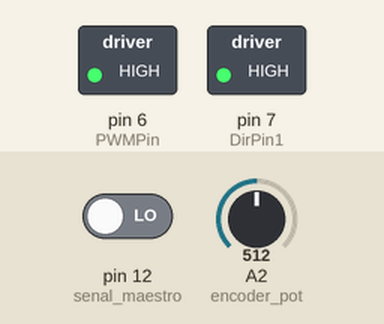
This sketch was run on a simulated Arduino Uno, built with avr-gcc and run on an emulated ATmega328P. Parts: switched loads named in the sketch (green lamp = pin HIGH). The test bench sets the inputs (shaded band); at power-on: A2 (encoder_pot) = 512, pin 12 (senal_maestro) LOW. What the sketch prints to the serial monitor is not drawn.

Above: at 1.2 s.
1.3 s: A2 (encoder_pot) set to 245
At 4.2 s:
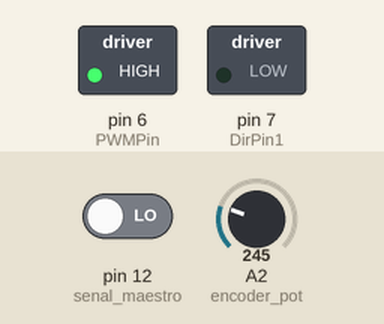
4.5 s: A2 (encoder_pot) set to 306
At 5.6 s:
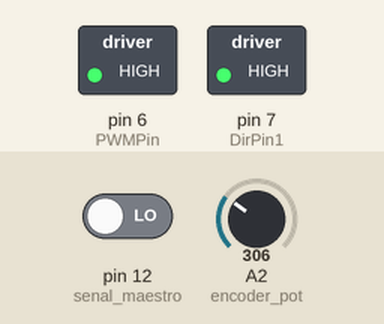
6.5 s: A2 (encoder_pot) set to 122
At 7.9 s:
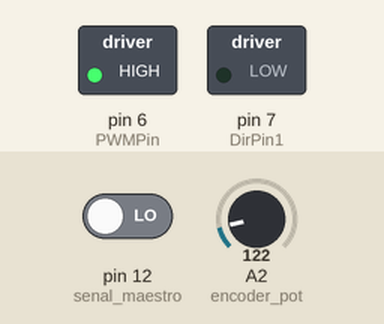
Timing chart, 0 to 9.5 s (numbered marks = the images above; inputs shaded):
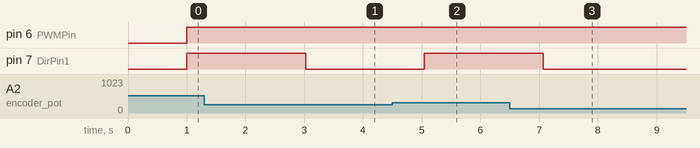

Measured:
- after the input at 1.3 s, pin 7 (DirPin1): HIGH → LOW after 1.7 s
- after the input at 4.5 s, pin 7 (DirPin1): LOW → HIGH after 0.55 s
- after the input at 6.5 s, pin 7 (DirPin1): HIGH → LOW after 0.57 s

The sketch:

PID_CON_CAMBIO_DE_FRECUENCIA.ino
```cpp
#include <PWM.h>

//*******VARIABLES DEL PID***********//
const int senal_maestro = 12;          // Potenciometro de referencia
const int encoder_pot = A2;    // Potenciometro de posicion del motor
const byte PWMPin = 6;
const byte DirPin1 = 7;


int val = 0;
unsigned long val2;
unsigned long val3;
int encoder_val =0;
float kp = 7.25 ;//0.2
float ki = 0.02 ;//0.00000
float kd = 2.8;//2.00
float Theta, Theta_d;
int dt;
unsigned long t;
unsigned long t_prev = 0;
int val_prev =0;
float e, e_prev = 0, inte, inte_prev = 0;
float Vmax = 24;
float Vmin = -24;
float V = 0.1;

//************************************VARIABLES DE LA FRECUENCIA DE PWM**********************************//
//SE CAMBIO LA FRECUENCIA PARA QUE LA SEÑAL QUE SE ENCIE AL MOTOR NO SE ESCUCHE Y NO ESTE HACIENDO RUIDO//

int32_t frequency = 490; // Establezca la Frecuencia en Hertz (HZ), se pueden operar frecuencias de 10Hz a 300kHz aprox

//***Motor Driver Functions*****

void WriteDriverVoltage(float V, float Vmax) {
  int PWMval = int(255 * abs(V) / Vmax);
  if (PWMval > 255) {
    PWMval = 255;
  }
  if (V > 0) {
    digitalWrite(DirPin1, HIGH);

  }
  else if (V < 0) {
    digitalWrite(DirPin1, LOW);

  }
  else {
    digitalWrite(DirPin1, LOW);

  }

  pwmWrite(PWMPin, PWMval);
}


void setup() {
  Serial.begin(9600);
  pinMode(DirPin1, OUTPUT);
  pinMode(10, INPUT);
  InitTimersSafe();

  bool success = SetPinFrequencySafe(6, frequency);
  if(success) {
    Serial.print("Frecuencia configurada correctamente");
  }

}


void loop() {

  //***************PROCEDIMIENTO DEL PID***********************//
  val2 = pulseIn(senal_maestro, HIGH);                //SE LEE CON ESTA FUNCION PARA PODERR EVALUAR EL TIEMPO QUE RECIBE LOS PULSOS, YA QUE SE RECIBIRA SEÑAL DE PULSOS PWM DE UN POLOLU MINIMAESTRO
  val = map(val2,689,3926,100,900);//analogRead(potPin); // LEE V_out DEL POTENCIOMETRO DE REFERENCIA
  val3 = analogRead(encoder_pot);                     //COON LA FUNCION DE MAP QUE SE UTILIZA SE CONVIERTE LOS RANGOS DE VALORES LEIDOS A UN RANGO ESPECIFICO PARA QUE EL PID TENGA UNA MEJOR RESPUES, ASI COMO LA LECTURA SE ESPECIFICA YA QUE SABEMOS QUE LOS PULSOS PWM SON CORTOS DE 0-250
  encoder_val = map(val3,338,681,100,900);//analogRead(encoder_pot);              // LEE V_out DEL POTENCIOMETRO DE POSICION DEL MOTOR
  t = millis();
  dt = (t - t_prev);                                  // TIEMPOD DE PASO
  Theta = val;                                        // Theta= POSICION ANGULAR ACTUAL DEL MOTOR
  Theta_d = encoder_val;                              // Theta_d= POSICION ANGULAR DESEADA DEL MOTOR

  e = Theta_d - Theta;                                // ERROR
  inte = inte_prev + (dt * (e + e_prev) / 2);         // ERROR DE INTEGRACION
  V = kp * e + ki * inte + (kd * (e - e_prev) / dt) ; // FUNCION DE CONTROL

  if (V > Vmax) {
      V = Vmax;
      inte = inte_prev;
    }
    if (V < Vmin) {
      V = Vmin;
      inte = inte_prev;
      val_prev= val;
    }
  WriteDriverVoltage(V, Vmax);
  Serial.print("Motor:");Serial.println(Theta_d); Serial.print(" \t");
    Serial.print("Pot:");Serial.print(Theta); Serial.print(" \t ");
   t_prev = t;
    inte_prev = inte;
    e_prev = e;
    delay(10);


}
```

PWM.h
```cpp
// (licence header left out)
/*
This library is built to support two of the AVR Architecture 'groups' that Arduino uses
a) ATmega48/88/168/328,
b) ATmega640/1280/1281/2560/2561
*/

#ifndef PWM_H_
#define PWM_H_

#include "avr/pgmspace.h"
#include "math.h"

#if defined(__AVR_ATmega640__) || defined(__AVR_ATmega1280__) || defined(__AVR_ATmega1281__) || defined(__AVR_ATmega2560__) || defined(__AVR_ATmega2561__)
	#include "utility/ATimerDefs.h"
#elif defined(__AVR_ATmega48__) || defined(__AVR_ATmega88__) || defined(__AVR_ATmega88P__) || defined(__AVR_ATmega168__) || defined(__AVR_ATmega168P__) || defined(__AVR_ATmega328__) || defined(__AVR_ATmega328P__)
	#include "utility/BTimerDefs.h"
#endif


#if defined(__AVR_ATmega640__) || defined(__AVR_ATmega1280__) || defined(__AVR_ATmega1281__) || defined(__AVR_ATmega2560__) || defined(__AVR_ATmega2561__)
// 16 bit timers
extern uint32_t	GetFrequency_16(const int16_t timerOffset);
extern bool		SetFrequency_16(const int16_t timerOffset, uint32_t f);
extern uint16_t GetPrescaler_16(const int16_t timerOffset);
extern void		SetPrescaler_16(const int16_t timerOffset, prescaler psc);
extern void		SetTop_16(const int16_t timerOffset, uint16_t top);
extern uint16_t GetTop_16(const int16_t timerOffset);
extern void		Initialize_16(const int16_t timerOffset);
extern float	GetResolution_16(const int16_t timerOffset);

// 8 bit timers
extern uint32_t	GetFrequency_8(const int16_t timerOffset);
extern bool		SetFrequency_8(const int16_t timerOffset, uint32_t f);
extern uint16_t GetPrescaler_8(const int16_t timerOffset);
extern void		SetPrescaler_8(const int16_t timerOffset, prescaler psc);
extern void		SetPrescalerAlt_8(const int16_t timerOffset, prescaler_alt psc);
extern void		SetTop_8(const int16_t timerOffset, uint8_t top);
extern uint8_t	GetTop_8(const int16_t timerOffset);
extern void		Initialize_8(const int16_t timerOffset);
extern float	GetResolution_8(const int16_t timerOffset);

#endif

#if defined(__AVR_ATmega48__) || defined(__AVR_ATmega88__) || defined(__AVR_ATmega88P__) || defined(__AVR_ATmega168__) || defined(__AVR_ATmega168P__) || defined(__AVR_ATmega328__) || defined(__AVR_ATmega328P__)

// 16 bit timers
extern uint32_t	GetFrequency_16();
extern bool		SetFrequency_16(uint32_t f);
extern uint16_t GetPrescaler_16();
extern void		SetPrescaler_16(prescaler psc);
extern void		SetTop_16(uint16_t top);
extern uint16_t GetTop_16();
extern void		Initialize_16();
extern float	GetResolution_16();

// 8 bit timers
extern uint32_t	GetFrequency_8(const int16_t timerOffset);
extern bool		SetFrequency_8(const int16_t timerOffset, uint32_t f);
extern uint16_t GetPrescaler_8(const int16_t timerOffset);
extern void		SetPrescaler_8(const int16_t timerOffset, prescaler psc);
extern void		SetPrescalerAlt_8(const int16_t timerOffset, prescaler_alt psc);
extern void		SetTop_8(const int16_t timerOffset, uint8_t top);
extern uint8_t	GetTop_8(const int16_t timerOffset);
extern void		Initialize_8(const int16_t timerOffset);
extern float	GetResolution_8(const int16_t timerOffset);

#endif

//common functions

extern void		InitTimers();
extern void		InitTimersSafe();										//doesn't init timers responsible for time keeping functions
extern void		pwmWrite(uint8_t pin, uint8_t val);
extern void		pwmWriteHR(uint8_t pin, uint16_t val);					//accepts a 16 bit value and maps it down to the timer for maximum resolution
extern bool		SetPinFrequency(int8_t pin, uint32_t frequency);
extern bool		SetPinFrequencySafe(int8_t pin, uint32_t frequency);	//does not set timers responsible for time keeping functions
extern float	GetPinResolution(uint8_t pin);							//gets the PWM resolution of a pin in base 2, 0 is returned if the pin is not connected to a timer

#endif /* PWM_H_ */
```

BTimerDefs.h
```cpp
// (licence header left out)
#ifndef BTIMERDEFS_H_
#define BTIMERDEFS_H_

#if defined(__AVR_ATmega48__) || defined(__AVR_ATmega88__) || defined(__AVR_ATmega88P__) || defined(__AVR_ATmega168__) || defined(__AVR_ATmega168P__) || defined(__AVR_ATmega328__) || defined(__AVR_ATmega328P__)

//physical memory locations used in pwmWrite()
#define OCR1A_MEM	0x88
#define OCR1B_MEM	0x8A
#define OCR1C_MEM	0x8C

#define OCR0A_MEM	0x47
#define OCR0B_MEM	0x48
#define OCR2A_MEM	0xB3
#define OCR2B_MEM	0xB4

#define TCCR1A_MEM	0x80
#define TCCR1B_MEM	0x81
#define TCCR1C_MEM	0x82

#define TCCR0A_MEM	0x44
#define TCCR0B_MEM	0x45
#define TCCR2A_MEM	0xB0
#define TCCR2B_MEM	0xB1

#define ICR1_MEM	0x86

//8 bit timers
#define TIMER0_OFFSET	0x00
#define TIMER2_OFFSET	0x6C

#define TCCRA_8(tmr_offset)		_SFR_MEM8(0x44 + tmr_offset)
#define TCCRB_8(tmr_offset)		_SFR_MEM8(0x45 + tmr_offset)
#define OCRA_8(tmr_offset)		_SFR_MEM8(0x47 + tmr_offset)

static const uint16_t pscLst[] = { 0, 1, 8, 64, 256, 1024};
static const uint16_t pscLst_alt[] = {0, 1, 8, 32, 64, 128, 256, 1024};

enum prescaler
{
	ps_1	=	1,
	ps_8	=	2,
	ps_64	=	3,
	ps_256	=	4,
	ps_1024 =	5
};

//certain 8 bit timers read the CSn register differently
enum prescaler_alt
{
	psalt_1		=	1,
	psalt_8		=	2,
	psalt_32	=	3,
	psalt_64	=	4,
	psalt_128	=	5,
	psalt_256	=	6,
	psalt_1024	=	7
};

//macros for each timer 'object'
#define Timer0_GetFrequency()	GetFrequency_8(TIMER0_OFFSET)
#define Timer0_SetFrequency(x)	SetFrequency_8(TIMER0_OFFSET, x)
#define Timer0_GetPrescaler()	GetPrescaler_8(TIMER0_OFFSET)
#define Timer0_SetPrescaler(x)	SetPrescaler_8(TIMER0_OFFSET, x)
#define Timer0_GetTop()			GetTop_8(TIMER0_OFFSET)
#define Timer0_SetTop(x)		SetTop_8(TIMER0_OFFSET, x)
#define Timer0_Initialize()		Initialize_8(TIMER0_OFFSET)
#define Timer0_GetResolution()	GetResolution_8(TIMER0_OFFSET)

#define Timer1_GetFrequency()	GetFrequency_16()
#define Timer1_SetFrequency(x)	SetFrequency_16(x)
#define Timer1_GetPrescaler()	GetPrescaler_16()
#define Timer1_SetPrescaler(x)	SetPrescaler_16(x)
#define Timer1_GetTop()			GetTop_16()
#define Timer1_SetTop(x)		SetTop_16(x)
#define Timer1_Initialize()		Initialize_16()
#define Timer1_GetResolution()	GetResolution_16()

#define Timer2_GetFrequency()	GetFrequency_8(TIMER2_OFFSET)
#define Timer2_SetFrequency(x)	SetFrequency_8(TIMER2_OFFSET, x)
#define Timer2_GetPrescaler()	GetPrescaler_8(TIMER2_OFFSET)
#define Timer2_SetPrescaler(x)	SetPrescalerAlt_8(TIMER2_OFFSET, x)
#define Timer2_GetTop()			GetTop_8(TIMER2_OFFSET)
#define Timer2_SetTop(x)		SetTop_8(TIMER2_OFFSET, x)
#define Timer2_Initialize()		Initialize_8(TIMER2_OFFSET)
#define Timer2_GetResolution()	GetResolution_8(TIMER2_OFFSET)

#else
	#error "BTimerDefs.h only supports ATMega48, ATMega88, ATMega168, ATMega328"
#endif
#endif /* BTIMERDEFS_H_ */
```
